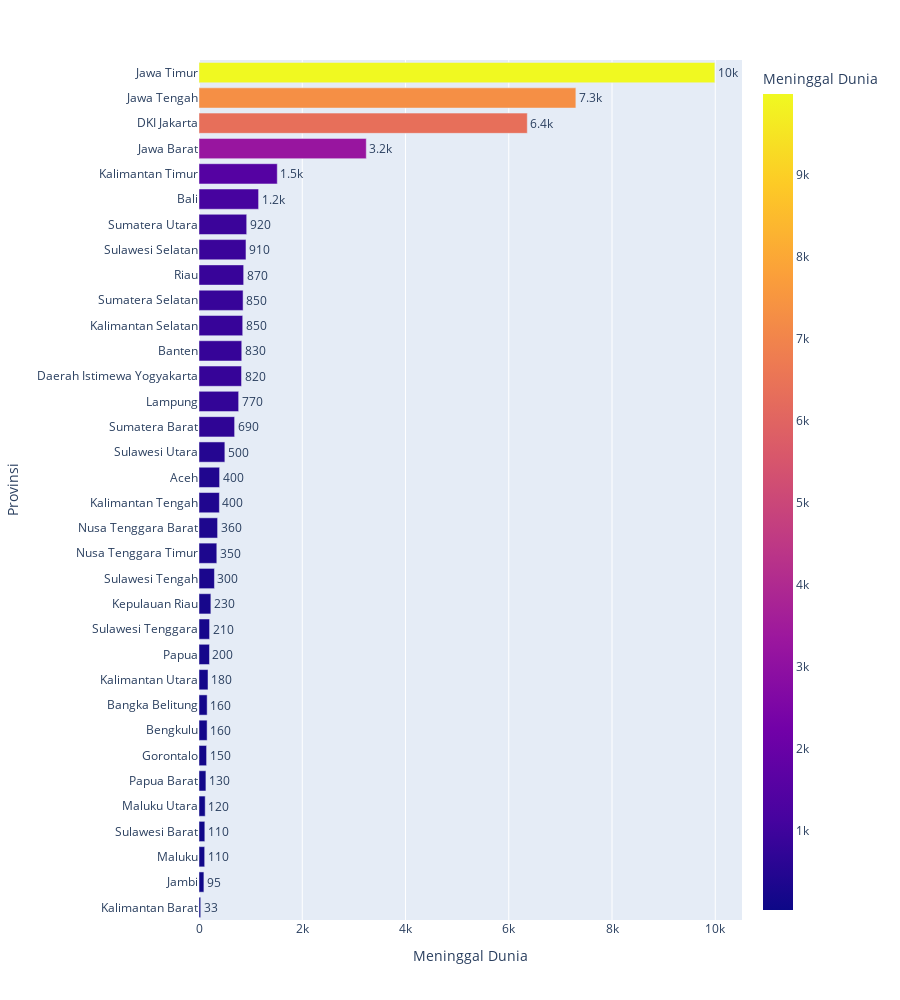

The notebook cell this image was saved under:
### Code cell
df_sort = df.sort_values(by = "Meninggal Dunia", ascending = True, ignore_index = True)
fig = px.bar(df_sort, x='Meninggal Dunia', y='Provinsi',
             color='Meninggal Dunia', orientation='h', text = 'Meninggal Dunia', height = 1000)
fig.update_traces(texttemplate='%{text:.2s}', textposition='outside')
fig.show()

### Figure 1 — Plotly figure (JSON) as saved in the notebook; plotly's stock layout.template omitted (floating-point values rounded to 4 significant figures)
{"data": [{"alignmentgroup": "True", "hovertemplate": "Meninggal Dunia=%{marker.color}<br>Provinsi=%{y}<extra></extra>", "legendgroup": "", "marker": {"color": [33, 95, 110, 113, 120, 134, 147, 157, 158, 175, 203, 205, 230, 299, 345, 360, 395, 399, 501, 690, 768, 824, 828, 847, 854, 865, 910, 924, 1154, 1516, 3240, 6359, 7300, 9992], "coloraxis": "coloraxis"}, "name": "", "offsetgroup": "", "orientation": "h", "showlegend": false, "text": [33, 95, 110, 113, 120, 134, 147, 157, 158, 175, 203, 205, 230, 299, 345, 360, 395, 399, 501, 690, 768, 824, 828, 847, 854, 865, 910, 924, 1154, 1516, 3240, 6359, 7300, 9992], "textposition": "outside", "texttemplate": "%{text:.2s}", "type": "bar", "x": [33, 95, 110, 113, 120, 134, 147, 157, 158, 175, 203, 205, 230, 299, 345, 360, 395, 399, 501, 690, 768, 824, 828, 847, 854, 865, 910, 924, 1154, 1516, 3240, 6359, 7300, 9992], "xaxis": "x", "y": ["Kalimantan Barat", "Jambi", "Maluku", "Sulawesi Barat", "Maluku Utara", "Papua Barat", "Gorontalo", "Bengkulu", "Bangka Belitung", "Kalimantan Utara", "Papua", "Sulawesi Tenggara", "Kepulauan Riau", "Sulawesi Tengah", "Nusa Tenggara Timur", "Nusa Tenggara Barat", "Kalimantan Tengah", "Aceh", "Sulawesi Utara", "Sumatera Barat", "Lampung", "Daerah Istimewa Yogyakarta", "Banten", "Kalimantan Selatan", "Sumatera Selatan", "Riau", "Sulawesi Selatan", "Sumatera Utara", "Bali", "Kalimantan Timur", "Jawa Barat", "DKI Jakarta", "Jawa Tengah", "Jawa Timur"], "yaxis": "y"}], "layout": {"barmode": "relative", "coloraxis": {"colorbar": {"title": {"text": "Meninggal Dunia"}}, "colorscale": [[0, "#0d0887"], [0.1111, "#46039f"], [0.2222, "#7201a8"], [0.3333, "#9c179e"], [0.4444, "#bd3786"], [0.5556, "#d8576b"], [0.6667, "#ed7953"], [0.7778, "#fb9f3a"], [0.8889, "#fdca26"], [1, "#f0f921"]]}, "height": 1000, "legend": {"tracegroupgap": 0}, "margin": {"t": 60}, "xaxis": {"anchor": "y", "domain": [0, 1], "title": {"text": "Meninggal Dunia"}}, "yaxis": {"anchor": "x", "domain": [0, 1], "title": {"text": "Provinsi"}}}}
